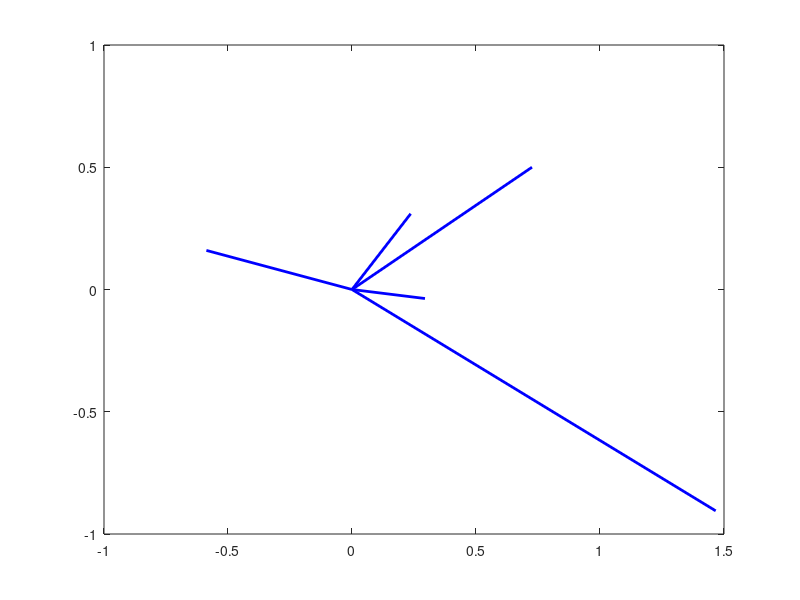

Source code (MATLAB): (Note: this script raises an error after producing the figure.)
%% A Small Example of a 2D zonotope
% Each column of the matrix is a generator

G = [2 1 -1 4; -1 3 4 5];
[d,n] = size(G);

%% Or generate a random zonotope

n = 5;
G = randn(2,n);

%% Plot the generators as vectors in the plane
figure(1)
for i = 1:n
    vector = [0,0;G(:,i)'];
    plot(vector(:,1),vector(:,2),'-','color','b','linewidth',2)
    hold on
end

%% Plot all points of the zonotope

S = CubetoZonotope(G');
figure(1)
plot(S(:,1),S(:,2),'.','markersize',30,'color','b')
hold on
axis equal

%% Plot the zonotope using the delaunay trianglulation

DT = delaunayTriangulation(S);
[K,v] = convexHull(DT);
Vertices = DT.Points(K,:);
plot(Vertices(:,1),Vertices(:,2),'color','g')
title(['A Small 2D Zonotope with ' num2str(n) ' generators'])
hold off

% This plot can also be made directly by calling PlotZonotope(G)